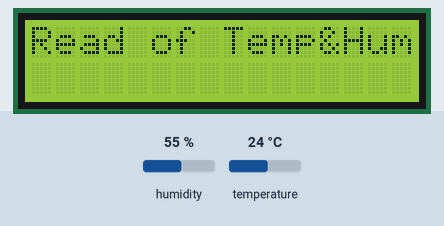
A sketch run on a simulated Arduino Uno, built with avr-gcc and run on an emulated ATmega328P. Shown: 16×2 character LCD. The inputs (shaded band) are chosen by the test bench; at power-on: humidity 55 %, temperature 24 °C. The local clock reads 2024-03-15 10:24:30 at power-on unless the sketch sets it.

Above: at 1.2 s.
At 3.6 s:
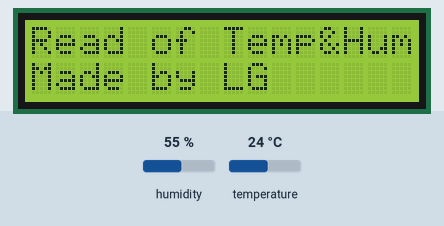
At 6.7 s:
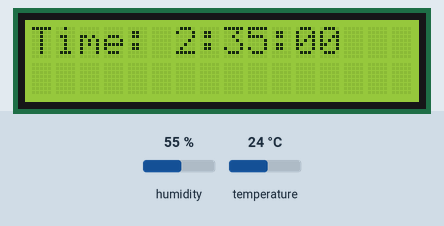
At 9.8 s:
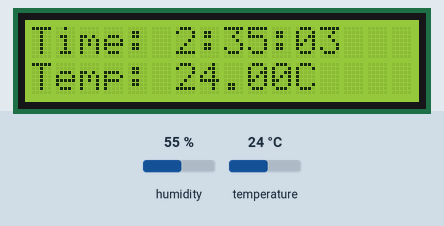
At 18.0 s:
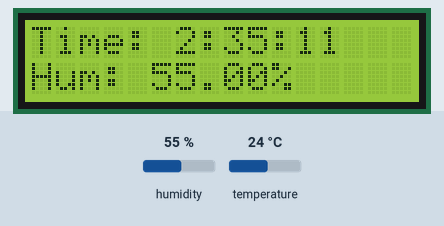
At 34.5 s:
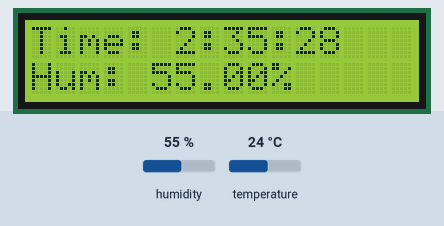

The sketch:

UltimateReaderglissiere.ino
```cpp
#include <Wire.h>
#include <LiquidCrystal_I2C.h>
#include <DHT.h>
#include <RTClib.h>

RTC_DS1307 rtc;
LiquidCrystal_I2C lcd(0x27, 16, 2);

#define DHTPIN 2
#define DHTTYPE DHT11
DHT dht(DHTPIN, DHTTYPE);

void setup() {
  // initialize the lcd it's black light
  lcd.init();
  lcd.backlight();
  dht.begin();
  Intro();
  lcd.clear();
  rtc.begin();
  rtc.adjust(DateTime(2024, 12, 31, 2, 35, 00));
}

void loop() {
  Time();
  TempHum();
}

// Create a real time customizable on the first line
void Time(){
  DateTime now = rtc.now();
  lcd.setCursor(0, 0);
  lcd.print("Time: ");

  int heureLocale = now.hour();
  if (heureLocale > 23) {
    heureLocale = 0;
  }
  lcd.print(heureLocale);
  lcd.print(":");
  if (now.minute() < 10) lcd.print("0");
  lcd.print(now.minute(), DEC);
  lcd.print(":");
  if (now.second() < 10) lcd.print("0");
  lcd.print(now.second(), DEC);
  delay(100);
}

// Create on second line a moving information or on ambient temperature or on ambient humidity
void TempHum() {
  float temp = dht.readTemperature();
  float Hum = dht.readHumidity();
  String msgT = "Temp: " + String(temp, 2) + "C";
  String msgH = "Hum: " + String(Hum, 2) + "%";

  for (int i = 16; i >= 0; i--) { //entry right to left Temp
    Time();
    lcd.clear();
    lcd.setCursor(i, 1);
    lcd.print(msgT);
    delay(50);
  }
  Time();
  delay(2000);
  for (int i = 0; i >= -16; i--) { //Out from right to left Temp
    Time();
    lcd.clear();
    lcd.setCursor(i, 1);
    lcd.print(msgT);
    delay(50);
  }
  for (int j = 16; j >= 0; j--) { //Entry from right to left Hum
    Time();
    lcd.clear();
    lcd.setCursor(j, 1);
    lcd.print(msgH);
    delay(50);
  }
  Time();
  delay(2000);
  for (int k = 0; k >= -16; k--) { //Out from right to left Hum
    Time();
    lcd.clear();
    lcd.setCursor(k, 1);
    lcd.print(msgH);
    delay(50);
  }
}

void Intro() {
  String msg1 = "Read of Temp&Hum";
  String msg2 = "Made by LG";

  for (int i = 16; i >= 0; i--) {
    lcd.clear();
    lcd.setCursor(i, 0);
    lcd.print(msg1);
    delay(50);
  }
  delay(1000);
  for (int j = 16; j >= 0 ; j--) {
    lcd.clear();
    lcd.setCursor(0, 0);
    lcd.print(msg1);
    lcd.setCursor(j, 1);
    lcd.print(msg2);
    delay(50);
  }
  delay(3000);
  }
```

Measured:
- what the display in image 0 shows lasts 1.1 s, from 1.2 s to 2.3 s
- what the display in image 1 shows lasts 3.1 s, from 3.5 s to 6.6 s
- what the display in image 3 shows lasts 2.1 s, from 9.8 s to 11.9 s
